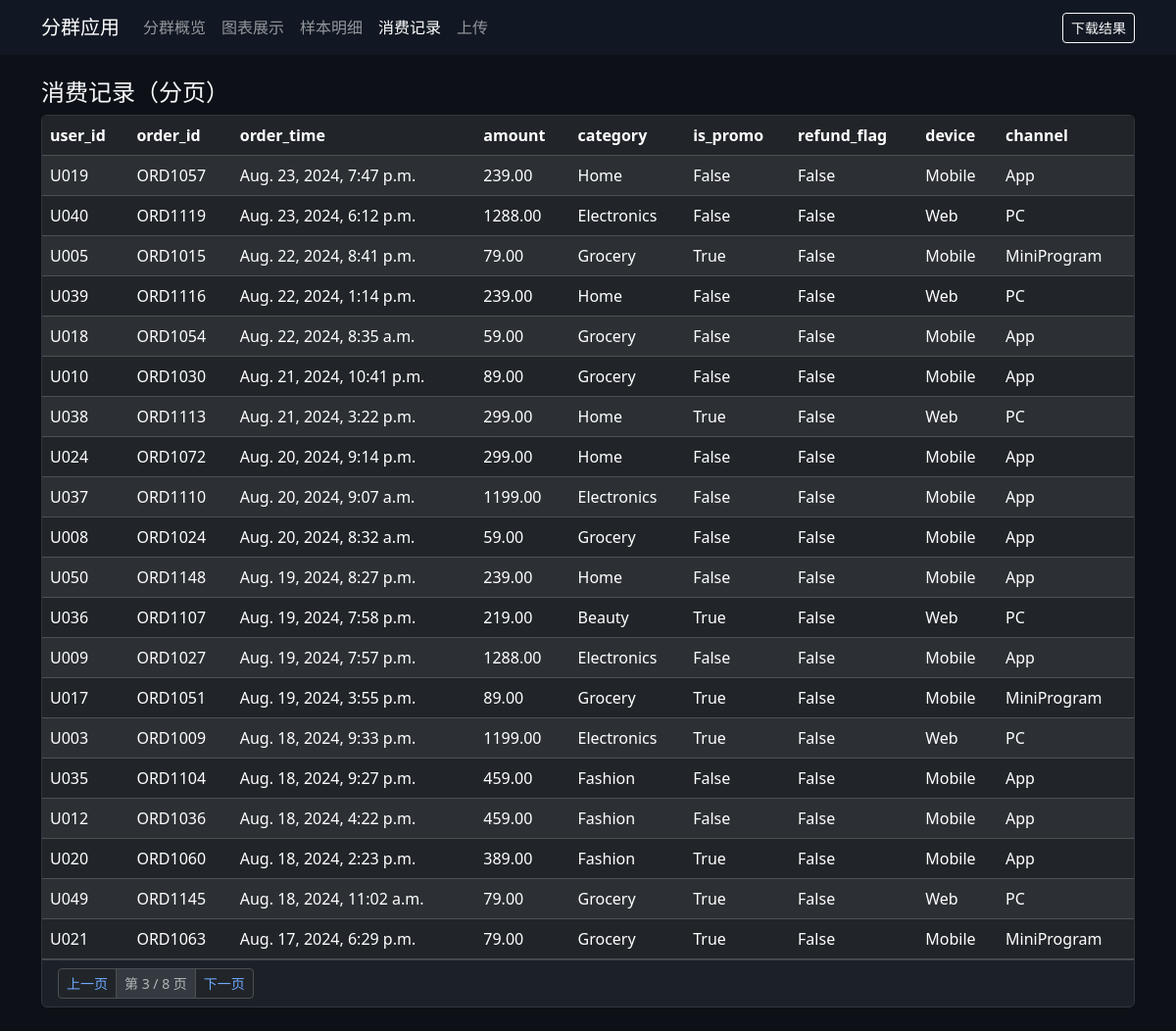
Screenshot of /orders/?page=3 with the database file from the repository.
### segmentation/models.py (models this page shows, shortened)
class OrderRecord(models.Model):
    user_id = models.CharField(max_length=64, db_index=True)
    order_id = models.CharField(max_length=128, unique=True)
    order_time = models.DateTimeField()
    amount = models.DecimalField(max_digits=12, decimal_places=2)
    category = models.CharField(max_length=128, blank=True, default="")
    is_promo = models.BooleanField(default=False)
    refund_flag = models.BooleanField(default=False)
    device = models.CharField(max_length=64, blank=True, default="")
    channel = models.CharField(max_length=64, blank=True, default="")
    created_at = models.DateTimeField(auto_now_add=True)
    class Meta:
        ordering = ["-order_time"]

### segmentation/views.py (the view)
# urls.py: path("orders/", views.orders_view, name="orders"),
def orders_view(request):
    orders_qs = OrderRecord.objects.all().order_by("-order_time")
    paginator = Paginator(orders_qs, 20)
    page_number = request.GET.get("page", 1)
    orders_page = paginator.get_page(page_number)
    return render(
        request,
        "segmentation/orders.html",
        {"orders_page": orders_page, "nav_active": "orders"},
    )

### segmentation/templates/segmentation/orders.html (shortened to what this page needs)
{% extends "segmentation/base.html" %}
{% block content %}
<h4 class="mb-2">消费记录（分页）</h4>
<div class="card">
    <div class="card-body p-0">
        <div class="table-responsive">
            <table class="table table-dark table-striped table-hover mb-0">
                <thead>
                    <tr>
                        <th>user_id</th>
                        <th>order_id</th>
                        <th>order_time</th>
                        <th>amount</th>
                        <th>category</th>
                        <th>is_promo</th>
                        <th>refund_flag</th>
                        <th>device</th>
                        <th>channel</th>
                    </tr>
                </thead>
                <tbody>
                    {% for order in orders_page %}
                    <tr>
                        <td>{{ order.user_id }}</td>
                        <td>{{ order.order_id }}</td>
                        <td>{{ order.order_time }}</td>
                        <td>{{ order.amount }}</td>
                        <td>{{ order.category }}</td>
                        <td>{{ order.is_promo }}</td>
                        <td>{{ order.refund_flag }}</td>
                        <td>{{ order.device }}</td>
                        <td>{{ order.channel }}</td>
                    </tr>
                    {% empty %}
                    <tr><td colspan="9" class="text-center">暂无数据</td></tr>
                    {% endfor %}
                </tbody>
            </table>
        </div>
    </div>
    <div class="card-footer">
        <nav aria-label="orders pagination">
            <ul class="pagination pagination-sm mb-0">
                {% if orders_page.has_previous %}
                <li class="page-item"><a class="page-link" href="?page={{ orders_page.previous_page_number }}">上一页</a></li>
                {% else %}
                <li class="page-item disabled"><span class="page-link">上一页</span></li>
                {% endif %}
                <li class="page-item disabled"><span class="page-link">第 {{ orders_page.number }} / {{ orders_page.paginator.num_pages }} 页</span></li>
                {% if orders_page.has_next %}
                <li class="page-item"><a class="page-link" href="?page={{ orders_page.next_page_number }}">下一页</a></li>
                {% else %}
                <li class="page-item disabled"><span class="page-link">下一页</span></li>
                {% endif %}
            </ul>
        </nav>
    </div>
</div>
{% endblock %}

### segmentation/templates/segmentation/base.html (style rules this page uses)
body { background-color: #0d1117; }
.card { background: #161b22; border: 1px solid #30363d; }
.table thead { background: #111823; }
.table { color: #e6edf3; }

### rows the page displays
OrderRecord: user_id "U019", order_id "ORD1057", order_time "Aug. 23, 2024, 7:47 p.m.", amount "239.00", category "Home", is_promo "False", refund_flag "False", device "Mobile", channel "App"
OrderRecord: user_id "U040", order_id "ORD1119", order_time "Aug. 23, 2024, 6:12 p.m.", amount "1288.00", category "Electronics", is_promo "False", refund_flag "False", device "Web", channel "PC"
OrderRecord: user_id "U005", order_id "ORD1015", order_time "Aug. 22, 2024, 8:41 p.m.", amount "79.00", category "Grocery", is_promo "True", refund_flag "False", device "Mobile", channel "MiniProgram"
OrderRecord: user_id "U039", order_id "ORD1116", order_time "Aug. 22, 2024, 1:14 p.m.", amount "239.00", category "Home", is_promo "False", refund_flag "False", device "Web", channel "PC"
OrderRecord: user_id "U018", order_id "ORD1054", order_time "Aug. 22, 2024, 8:35 a.m.", amount "59.00", category "Grocery", is_promo "False", refund_flag "False", device "Mobile", channel "App"
OrderRecord: user_id "U010", order_id "ORD1030", order_time "Aug. 21, 2024, 10:41 p.m.", amount "89.00", category "Grocery", is_promo "False", refund_flag "False", device "Mobile", channel "App"
OrderRecord: user_id "U038", order_id "ORD1113", order_time "Aug. 21, 2024, 3:22 p.m.", amount "299.00", category "Home", is_promo "True", refund_flag "False", device "Web", channel "PC"
OrderRecord: user_id "U024", order_id "ORD1072", order_time "Aug. 20, 2024, 9:14 p.m.", amount "299.00", category "Home", is_promo "False", refund_flag "False", device "Mobile", channel "App"
OrderRecord: user_id "U037", order_id "ORD1110", order_time "Aug. 20, 2024, 9:07 a.m.", amount "1199.00", category "Electronics", is_promo "False", refund_flag "False", device "Mobile", channel "App"
OrderRecord: user_id "U008", order_id "ORD1024", order_time "Aug. 20, 2024, 8:32 a.m.", amount "59.00", category "Grocery", is_promo "False", refund_flag "False", device "Mobile", channel "App"
OrderRecord: user_id "U050", order_id "ORD1148", order_time "Aug. 19, 2024, 8:27 p.m.", amount "239.00", category "Home", is_promo "False", refund_flag "False", device "Mobile", channel "App"
OrderRecord: user_id "U036", order_id "ORD1107", order_time "Aug. 19, 2024, 7:58 p.m.", amount "219.00", category "Beauty", is_promo "True", refund_flag "False", device "Web", channel "PC"
OrderRecord: user_id "U009", order_id "ORD1027", order_time "Aug. 19, 2024, 7:57 p.m.", amount "1288.00", category "Electronics", is_promo "False", refund_flag "False", device "Mobile", channel "App"
OrderRecord: user_id "U017", order_id "ORD1051", order_time "Aug. 19, 2024, 3:55 p.m.", amount "89.00", category "Grocery", is_promo "True", refund_flag "False", device "Mobile", channel "MiniProgram"
OrderRecord: user_id "U003", order_id "ORD1009", order_time "Aug. 18, 2024, 9:33 p.m.", amount "1199.00", category "Electronics", is_promo "True", refund_flag "False", device "Web", channel "PC"
OrderRecord: user_id "U035", order_id "ORD1104", order_time "Aug. 18, 2024, 9:27 p.m.", amount "459.00", category "Fashion", is_promo "False", refund_flag "False", device "Mobile", channel "App"
OrderRecord: user_id "U012", order_id "ORD1036", order_time "Aug. 18, 2024, 4:22 p.m.", amount "459.00", category "Fashion", is_promo "False", refund_flag "False", device "Mobile", channel "App"
OrderRecord: user_id "U020", order_id "ORD1060", order_time "Aug. 18, 2024, 2:23 p.m.", amount "389.00", category "Fashion", is_promo "True", refund_flag "False", device "Mobile", channel "App"
OrderRecord: user_id "U049", order_id "ORD1145", order_time "Aug. 18, 2024, 11:02 a.m.", amount "79.00", category "Grocery", is_promo "True", refund_flag "False", device "Web", channel "PC"
OrderRecord: user_id "U021", order_id "ORD1063", order_time "Aug. 17, 2024, 6:29 p.m.", amount "79.00", category "Grocery", is_promo "True", refund_flag "False", device "Mobile", channel "MiniProgram"

### other values shown
{{ orders_page.number }} "3"
{{ orders_page.paginator.num_pages }} "8"
